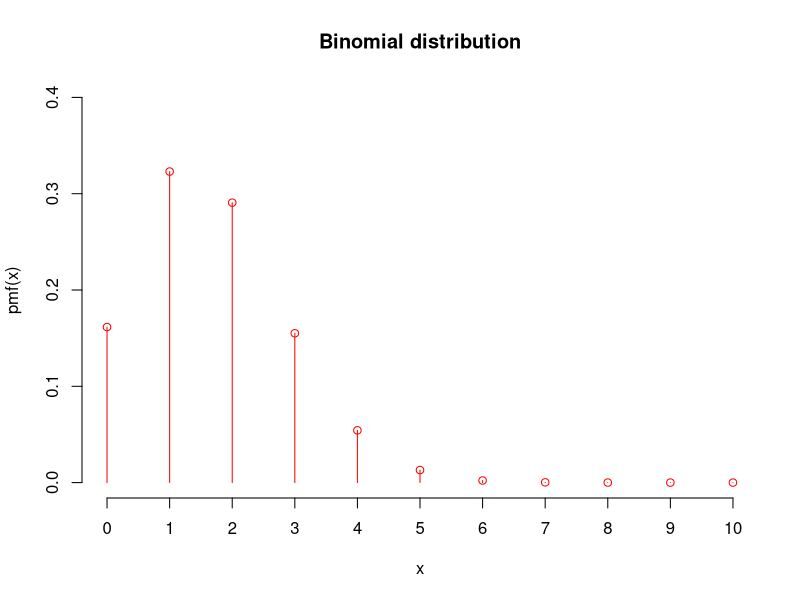
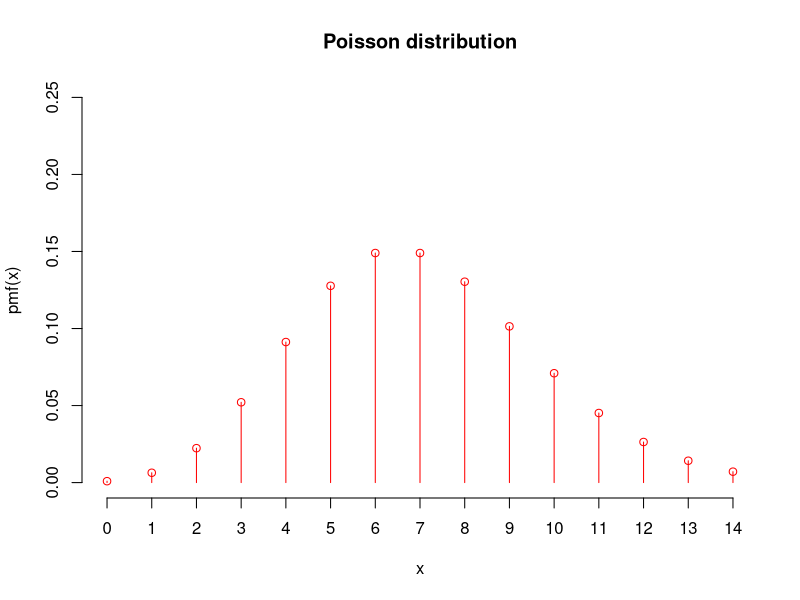
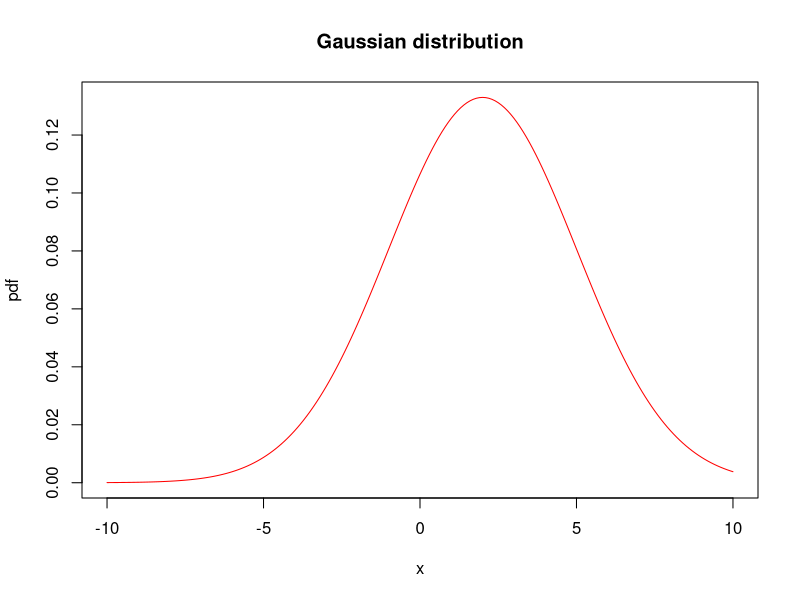
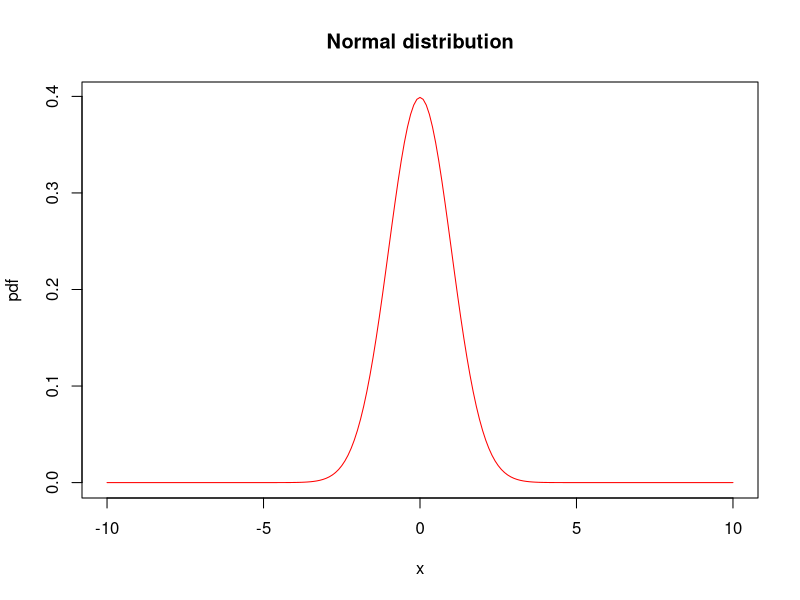

Reproduce these figures in R, in order.
# LMS Introduction to statistics & hypothesis testing
# Jesús Urtasun Elizari - LMS Bioinformatics
# November 2023

library("statip")

# Chapter 1. Introduction to random variables & probability distributions

# i) Binomial distribution ....................................................

# Number of sixes rolling ten dice
n <- 10
p <- 1/6
x <- 0:n
pmf <- dbinom(x,n,p)

# Plot probability mass function
plot(x, pmf, main = "Binomial distribution", 
     ylim = c(0, 0.4), xlab = "x", ylab = "pmf(x)",
     type = "h", col = "red", axes = FALSE)
points(x, pmf, col = "red")
axis(side = 1, at = 0:10)
axis(side = 2)

# Probability of tossing 5 heads in 10 coins
dbinom(5, 10, 1/2)

# Probability of rolling three sixes in 6 dice
dbinom(3, 10, 1/6)

# Probability of passing an (a, b, c) test of 10 questions answering randomly
dbinom(5, 10, 1/3)

# ii) Poisson distribution ....................................................

# Poisson distribution with average 7
lambda = 7
x = 0:14
pmf <- dpois(x, lambda)

# Plot probability mass function
plot(x, pmf, main = "Poisson distribution",
     ylim = c(0, 0.25), xlab = "x", ylab = "pmf(x)",
     type = "h", col = "red", axes = FALSE)
points(x, pmf, col = "red")
axis(side = 1, at = x)
axis(side = 2)

# Probability of observing 3 cancer patients if average is 5
dpois(3, 5)

# Probability of observing 5 cancer patients in same hospital
dpois(5, 5)

# Probability of observing 5 or less cancer patients in same hospital
dpois(0, 5) + dpois(1, 5)  + dpois(2, 5) + dpois(3, 5) + dpois(4, 5)  + dpois(5, 5)
ppois(5, 5)

# Probability of observing 5 or less cancer patients in same hospital
1 - ppois(5, 5)

# i) Gaussian distribution ....................................................

# Set mean and standard deviation
mu <- 2
sigma <- 3

# Plot probability density function
x <- seq(-10, 10, 0.1)
pdf <- dnorm(x, mu, sigma)
plot(x, pdf, main = "Gaussian distribution", xlab = "x", type = "l", col = "red")

# Set mean and standard deviation
mu <- 0
sigma <- 1

# Plot probability density function
x <- seq(-10, 10, 0.1)
pdf <- dnorm(x, mu, sigma)
plot(x, pdf, main = "Normal distribution", xlab = "x", type = "l", col = "red")

# Probability of measuring between 2 and 3
pnorm(3, mu, sigma) - pnorm(2, mu, sigma)

# Probability of measuring between 1 and 2
pnorm(2, mu, sigma) - pnorm(1, mu, sigma)

# Probability of measuring between 0 and 1
pnorm(1, mu, sigma) - pnorm(0, mu, sigma)

# ii) Confidence intervals ....................................................

# Probability of measuring between -std and std - 68% confidence interval
pnorm(sigma, mu, sigma) - pnorm(-sigma, mu, sigma)

# Probability of measuring between -2 std and 2 std - 95% confidence interval
pnorm(2 * sigma, mu, sigma) - pnorm(-2 * sigma, mu, sigma)

# Probability of measuring between -3 std and 3 std - 99% confidence interval
pnorm(3 * sigma, mu, sigma) - pnorm(-3 * sigma, mu, sigma)
